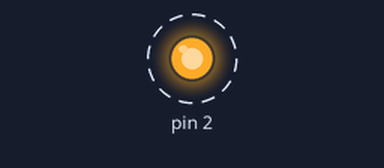
Simulated run of this program. Board: MicroPython board. Parts: output pins drawn as LEDs (lit = HIGH). Dashed ring = blinking. What the program prints to the serial console is not drawn. At 5.0 s the program stops and its outputs stay as they are.

Above: at 0.2 s.
Timing chart, 0 to 3.0 s (numbered marks = the images above):
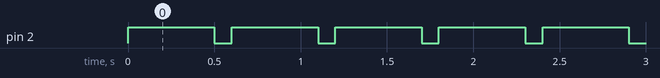

Measured:
- by itself, pin 2: alternates HIGH for 0.50 s and LOW for 0.10 s, 17 changes in all, then stays HIGH

The program:

main.py
```python
import uasyncio
from machine import Pin
# Creado por Daniel Alvarez (danidask@gmail.com) para curso de Python de EOI (eoi.es)
# https://docs.micropython.org/en/latest/library/uasyncio.html

async def blink(pin):
    led = Pin(pin, Pin.OUT)

    while True:
        led.on()
        await uasyncio.sleep_ms(500)
        led.off()
        await uasyncio.sleep_ms(100)


async def texto():
    for i in range(5):
        print("linea: {}".format(i+1))
        await uasyncio.sleep_ms(1000)


async def main():
    tarea1 = uasyncio.create_task(blink(2))
    tarea2 = uasyncio.create_task(texto())
    # await uasyncio.sleep_ms(10_000)
    await tarea2
    tarea1.cancel()

uasyncio.run(main())
```
